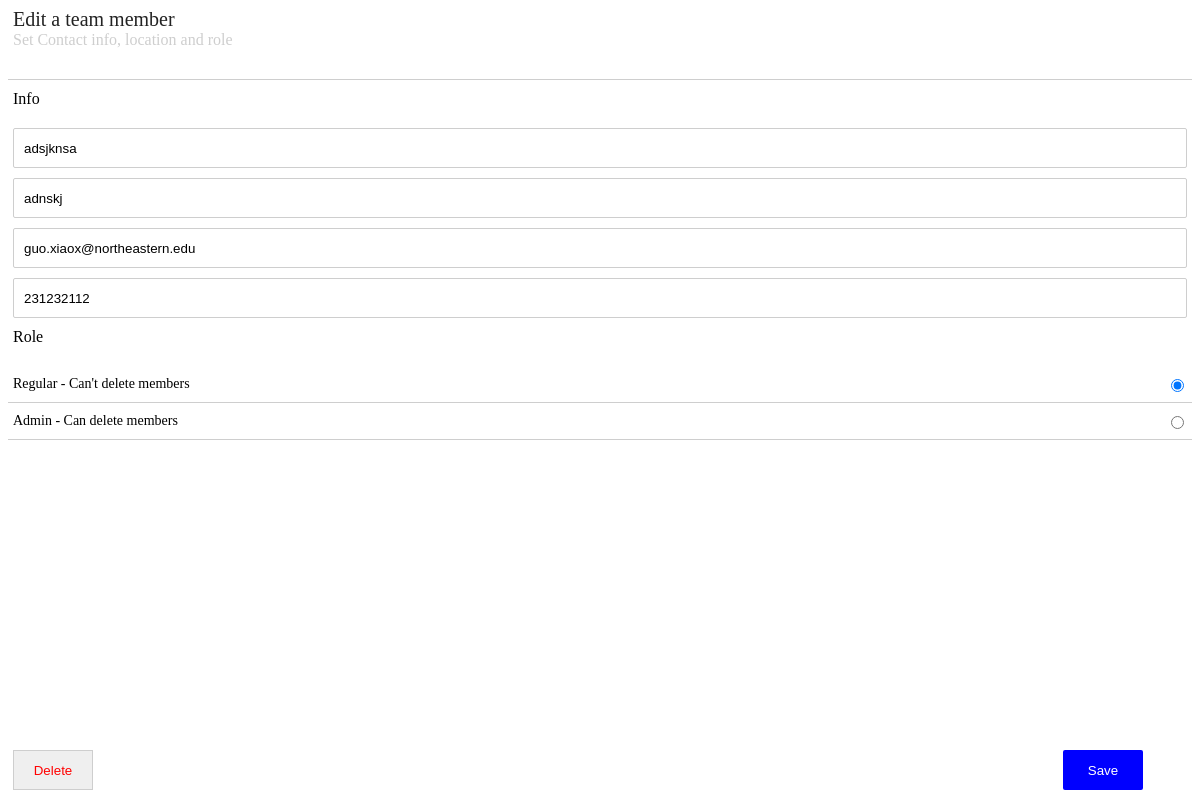
Screenshot of /teams/4/ with the database file from the repository.
### teams/models.py (models this page shows, shortened)
class People(models.Model):
    first_name = models.CharField(max_length=200)
    last_name = models.CharField(max_length=200)
    email = models.CharField(max_length=200)
    phone = models.CharField(max_length=200)
    Type_SELECT = (
        ('R', "Regular - Can't delete members"),
        ('A', 'Admin - Can delete members')
    )
    role = models.CharField(
        max_length=1,
        choices=Type_SELECT,
        default='R'
    )

### teams/views.py (the view, shortened to what this page needs)
# urls.py: path('<int:pk>/', views.DetailView.as_view(), name='detail'),
class DetailView(generic.DetailView):
    model = People
    template_name = 'teams/detail.html'
    def get(self, request, *args, **kwargs):
        obj = self.get_object()
        if obj is not None:
            form = PeopleModelForm(instance=obj)
            context = {"form": form}
            context['object'] = obj
        return render(request, self.template_name, context)

### teams/forms.py
class PeopleModelForm(forms.ModelForm):
    phone = forms.RegexField(
        regex=r'^\+?1?\d{9,15}$',
        widget=forms.NumberInput(attrs={
                'placeholder': 'Please enter your phone number'
        }),
        error_messages={"invalid": "Phone number not valid"}
    )
    class Meta:
        model = People
        fields = [
            'first_name',
            'last_name',
            'email',
            'phone',
            'role',
        ]
        widgets = {
            'first_name': forms.TextInput(attrs={
                'placeholder': 'Please enter your first name'
            }),
            'last_name': forms.TextInput(attrs={
                'placeholder': 'Please enter your last name'
            }),
            'email': forms.EmailInput(attrs={
                'placeholder': 'Please enter your email'
            }),
            'role': forms.RadioSelect()
        }

### teams/templates/teams/detail.html
{% extends 'teams/baseForm.html' %}
{% block title %}
    <div class="title">Edit a team member</div>
    <div class="subtitle">Set Contact info, location and role</div>
{% endblock %}
{% block button %}
 <div class="btnGroup">
    <input class="deleteBtn" type="submit" value="Delete" name="del">
    <input class="saveBtn" type="submit" value="Save" name="edit">
</div>
{% endblock %}

### teams/templates/teams/baseForm.html (shortened to what this page needs)
{% extends 'teams/base.html' %}
{% load static %}
{% block style %}
    <link rel="stylesheet" type="text/css" href="{% static 'teams/style/detail.css' %}">
{% endblock %}
{% block content %}
    {% block title %}
    {% endblock %}
    <div class="dividingLine"></div>
    <form action="." method="post">
         <div class="itemTitle">Info</div>
         <div class="formGroup">
             {{ form.first_name }}
             {{ form.last_name }}
             {{ form.email }}
             {{ form.phone }}
        </div>
        <div class="itemTitle">Role</div>
        <div class="formRadio">
            {% for radio in form.role %}
                <label class="radioContainer" for="{{radio.id_for_label}}">
                    {{ radio.choice_label }}
                    <span class="radio">{{ radio.tag }}</span>
                </label>
                <div class="dividingLine"></div>
            {% endfor %}
        </div>
        {% block button %}
        {% endblock %}
    </form>
{% endblock %}

### teams/static/teams/style/detail.css (style rules this page uses)
.title { font-size: 20px; margin-left: 5px; color: #232323; }
.subtitle { margin-left: 5px; margin-bottom: 30px; color: #cecece; }
.dividingLine { margin: 10px 0; background-color: #cecece; height: 1px; }
.formGroup { margin: 5px; display: flex; flex-direction: column; align-items: center; }
.formGroup input { display: block; width: 100%; height: 40px; border: 1px solid #cecece; border-radius: 2px; margin-top: 10px; padding: 10px; }
.itemTitle { margin: 10px 5px; font-weight: 500; }
.radio { text-align: right; }
.radioContainer { margin: 5px; display: flex; justify-content: space-between; font-size: 14px; }
.formRadio { margin-top: 30px; }
.btnGroup { position: absolute; bottom: 10px; width: 95%; padding: 0 5px; box-sizing: border-box; display: flex; justify-content: space-between; }
.saveBtn { height: 40px; width: 80px; background-color: blue; color: #ffffff; border: none; border-radius: 2px; }
.deleteBtn { height: 40px; width: 80px; color: #ff0000; border: 1px solid #cecece; }

### rows the page displays
People: first_name "adsjknsa", last_name "adnskj", email "guo.xiaox@northeastern.edu", phone "231232112"

### other values shown
{{ radio.choice_label }} "Regular - Can't delete members" "Admin - Can delete members"
